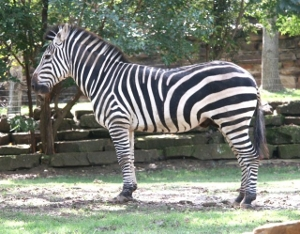
#> input picture cv_b457/a3/zebra.jpg, 300 x 234 px
$ python a3.py   (older library calls are emulated)
#> lines starting #> are read from the running program, lines starting #| are printed output that depends on the picture
"""
B457 Assignment 3
"""

__author__ = "Luke Doman"

# Imports
import math
from matplotlib import *
import numpy as np
from PIL import Image
from pprint import pprint
from pylab import *
import random
from scipy.cluster.vq import *
from scipy.ndimage import filters
from scipy.signal import convolve2d

# [38 lines left out: function generate_cluster_dict, not called in this run]

def generate_filter(sigma, gradient, display = False):
	"""
	Generates and shows image kernel with specified parameters.

	Args:
		sigma (int): Sigma to be used for applying Gaussian filter
		gradient (2d array): Gradient to convolve Gaussian filter with
		display (bool): Whether or not to display new filter

	Returns:
		Generated filter
	"""
	# Create base filter - all black with center white pixel
	filter_base = np.zeros(shape=(51,51))
	center_pixel = int(len(filter_base)/2)
	filter_base[center_pixel][center_pixel] = 255

	gaus = filters.gaussian_filter(filter_base, (sigma,sigma))
	new_filter = convolve2d(gaus, gradient, mode='same')

	if display:
		imshow(new_filter, cmap='gray')
		show()

	return new_filter

def filter_diff(f1, f2, display = False):
	"""
	Generates a filter based on the differences between two filters.

	Args:
		f1 (filter -> 2d array): Filter 1
		f2 (filter -> 2d array): Filter 2
		display (bool): Whether or not to display new filter

	Returns:
		New filter (2d array)
	"""
	size_x = len(f1)
	size_y = len(f1[0])

	new_filter = np.zeros(shape=(size_x,size_y))

	for i in range(0, size_y):
		for j in range(0, size_x):
			new_filter[i][j] = 255 - abs(f1[i][j] - f2[i][j])

	if display:
		imshow(new_filter, cmap='gray')
		show()

	return new_filter

def get_vector(x, y, imgs):
	"""
	Get the 8-D vector of activation filters for the specified pixel of image

	Args:
		x (int): X position
		y (int): Y position
		imgs (Array of images): Activation images to generate vector from

	Returns:
		Vector of pixel values of each activation image
	"""
	v = []
	for im in imgs:
		v.append(im[x][y])

	return v

# Problem 1
# [58 lines left out: functions p1, p2, not called in this run]

# Problem 3
def p3(image, k = 4):
#> called with image = 'zebra.jpg', k = 4
	im = Image.open(image).convert('L')
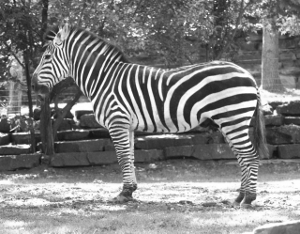
#> im: PIL image 300x234 L; min 17, max 255, mean 127.6
	act_imgs = a2_p2(im)
#> the loop in a2_p2, `for k in kernels:` made 8 passes
#> pass 1, in a2_p2, `result = convolve2d(ar_im, k, mode = 'same')`:
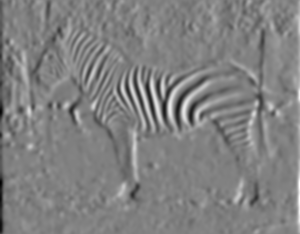
#> result: shape (234, 300) float64; min -11632, max 11305.4, mean -22.9; drawn with min black and max white
#> pass 2, in a2_p2, `result = convolve2d(ar_im, k, mode = 'same')`:
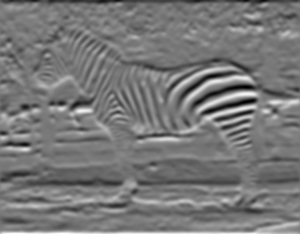
#> result: shape (234, 300) float64; min -9486.9, max 10501.7, mean -74.7; drawn with min black and max white
#> pass 3, in a2_p2, `result = convolve2d(ar_im, k, mode = 'same')`:
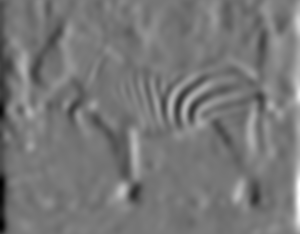
#> result: shape (234, 300) float64; min -5246.8, max 5915.9, mean -14.2; drawn with min black and max white
#> after the loop in a2_p2, `for k in kernels:`: results = 8 items
#> act_imgs = 8 items
	im = array(Image.open(image).convert('RGB'))
#> im is the input picture: shape (234, 300, 3); mean R, G, B 125.2, 130.4, 119.2
	size_y = len(im)
#> size_y = 234
	size_x = len(im[0])
#> size_x = 300

	# Make im with 8d vectors for each pixel
	v_8d = []
	for i in range(0, size_y):
		for j in range(0, size_x):
			v = get_vector(i, j, act_imgs)
			v_8d.append(v)
#> after the loop, v_8d = 70200 items

	features = array(v_8d, dtype = float)
	centroids,variance = kmeans(features,k)
#> variance = 8120123.3
	code,distance = vq(features,centroids)

	shapes = ['*','r.','g.','b.','p.','o.']
	figure()
	for i in range(0, k):
		ndx = where(code==i)[0]
		plot(features[ndx,0],features[ndx,1],features[ndx,2],shapes[i])
	plot(centroids[:,0],centroids[:,1],'go')
	axis('off')
	show()
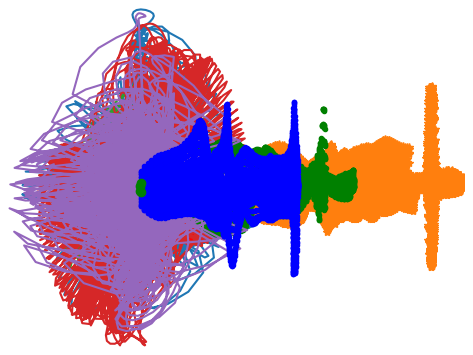
#> figure drawn by matplotlib, 1 panel


# Problem 1.1 - generate all the filters
def a2_p1(display = False):
	kernels = []
	sigmas = [2,4,8]
	gradients = [[[-1,1]],[[-1,0],[1,0]]]

	# Derivative of Gaussian filters
	for sig in sigmas:
		for grad in gradients:
			kernels.append(generate_filter(sig, grad, display))

	# Center surround filters
	gaussians = []
	for sig in sigmas:
		gaussians.append(generate_filter(sig, [[1]]))

	kernels.append(filter_diff(gaussians[0], gaussians[1], display))
	kernels.append(filter_diff(gaussians[1], gaussians[2], display))

	return kernels

# Problem 1.2 apply convolution filters to zebra image
def a2_p2(im, display = False):
	ar_im = array(im)
	kernels = a2_p1(display)
	results = []

	for k in kernels:
		result = convolve2d(ar_im, k, mode = 'same')
		results.append(result)

	if display:
		for res in results:
			imshow(res)
			show()

	return results

if __name__ == '__main__':
	#im = Image.open('zebra.jpg').convert('L')
	#p1()
	#p2('fish.jpg')
	p3('zebra.jpg')

$ run again, with cv_b457/a3/fish.jpg copied over cv_b457/a3/zebra.jpg
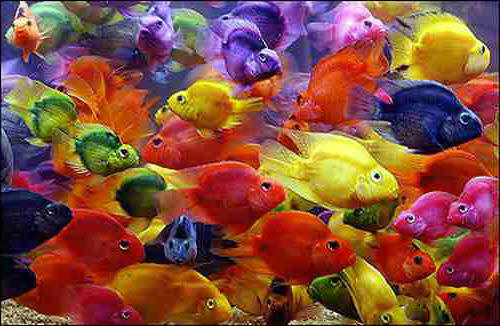
#> input picture cv_b457/a3/fish.jpg, 500 x 326 px
#> the loop in a2_p2, `for k in kernels:` made 8 passes
#> pass 3, in a2_p2, `result = convolve2d(ar_im, k, mode = 'same')`:
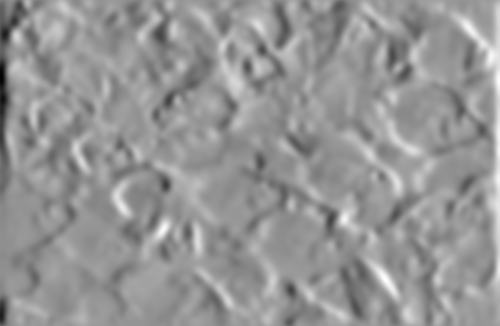
#> result: shape (326, 500) float64; min -4510, max 3170.3, mean -7; drawn with min black and max white
#> after the loop in a2_p2, `for k in kernels:`: results = 8 items
#> in p3, im is the input picture: shape (326, 500, 3); mean R, G, B 132.5, 77.5, 60.6
#> size_y = 326
#> size_x = 500
#> after the loop in p3, `for i in range(0, size_y):`: v_8d = 163000 items
#> variance = 8408151.3
#> in p3, `show()`:
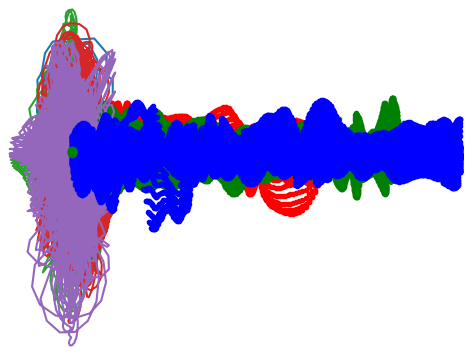
#> figure drawn by matplotlib, 1 panel
